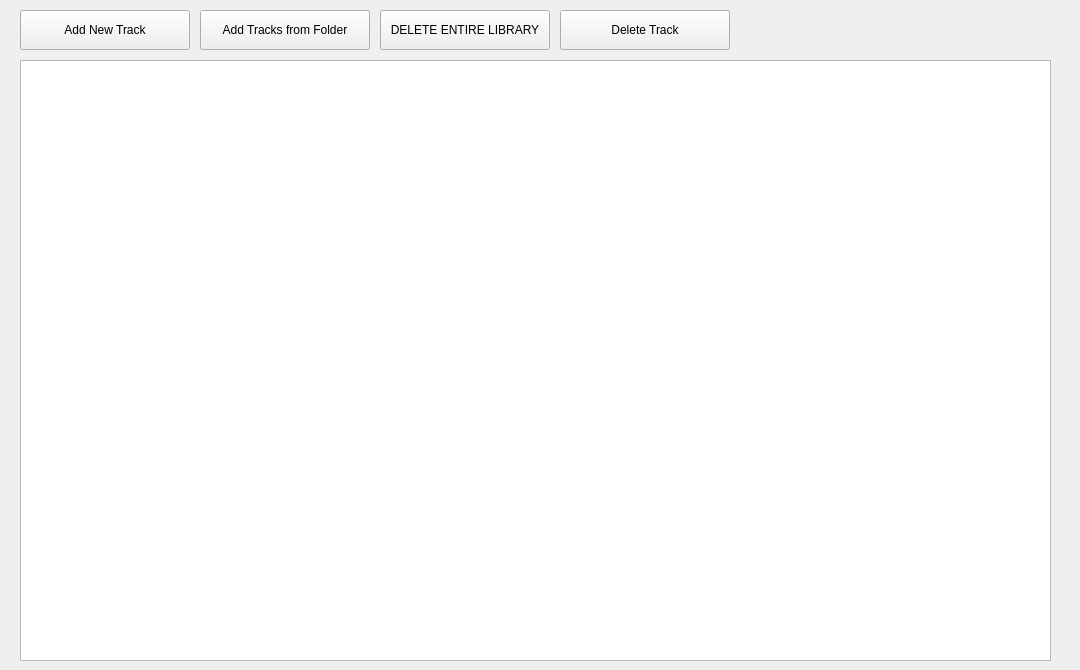
<?xml version="1.0" encoding="UTF-8"?>
<ui version="4.0">
 <class>TracksPage</class>
 <widget class="QWidget" name="TracksPage">
  <property name="geometry">
   <rect>
    <x>0</x>
    <y>0</y>
    <width>1080</width>
    <height>670</height>
   </rect>
  </property>
  <property name="windowTitle">
   <string>Form</string>
  </property>
  <widget class="QPushButton" name="add_track_button">
   <property name="geometry">
    <rect>
     <x>20</x>
     <y>10</y>
     <width>170</width>
     <height>40</height>
    </rect>
   </property>
   <property name="text">
    <string>Add New Track</string>
   </property>
  </widget>
  <widget class="QPushButton" name="add_from_folder_button">
   <property name="geometry">
    <rect>
     <x>200</x>
     <y>10</y>
     <width>170</width>
     <height>40</height>
    </rect>
   </property>
   <property name="text">
    <string>Add Tracks from Folder</string>
   </property>
  </widget>
  <widget class="QPushButton" name="delete_library_button">
   <property name="geometry">
    <rect>
     <x>380</x>
     <y>10</y>
     <width>170</width>
     <height>40</height>
    </rect>
   </property>
   <property name="text">
    <string>DELETE ENTIRE LIBRARY</string>
   </property>
  </widget>
  <widget class="QPushButton" name="delete_track_button">
   <property name="geometry">
    <rect>
     <x>560</x>
     <y>10</y>
     <width>170</width>
     <height>40</height>
    </rect>
   </property>
   <property name="text">
    <string>Delete Track</string>
   </property>
  </widget>
  <widget class="QTableWidget" name="tracks_table">
   <property name="geometry">
    <rect>
     <x>20</x>
     <y>60</y>
     <width>1031</width>
     <height>601</height>
    </rect>
   </property>
  </widget>
 </widget>
 <resources/>
 <connections/>
</ui>
